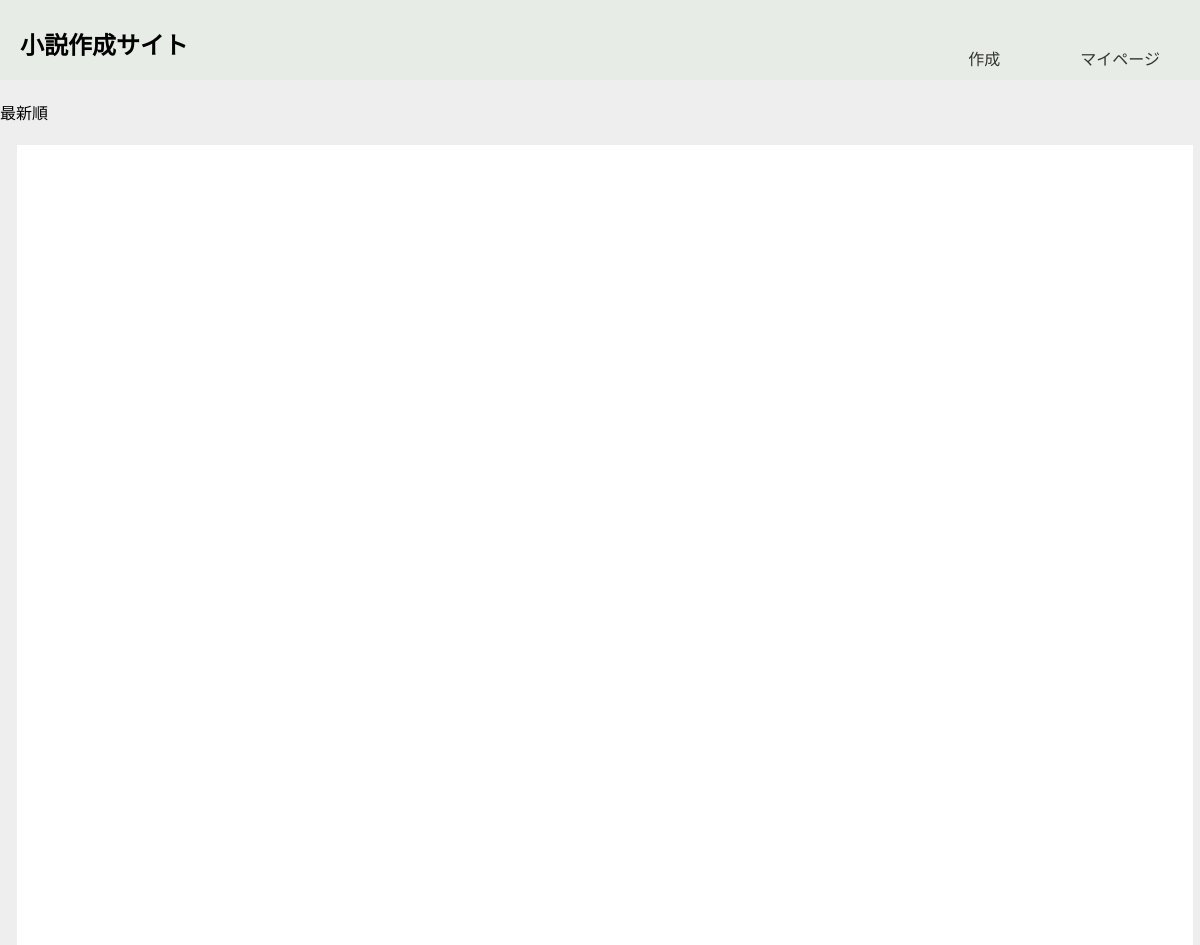
/time_page/, run on an earlier commit of the app's database.
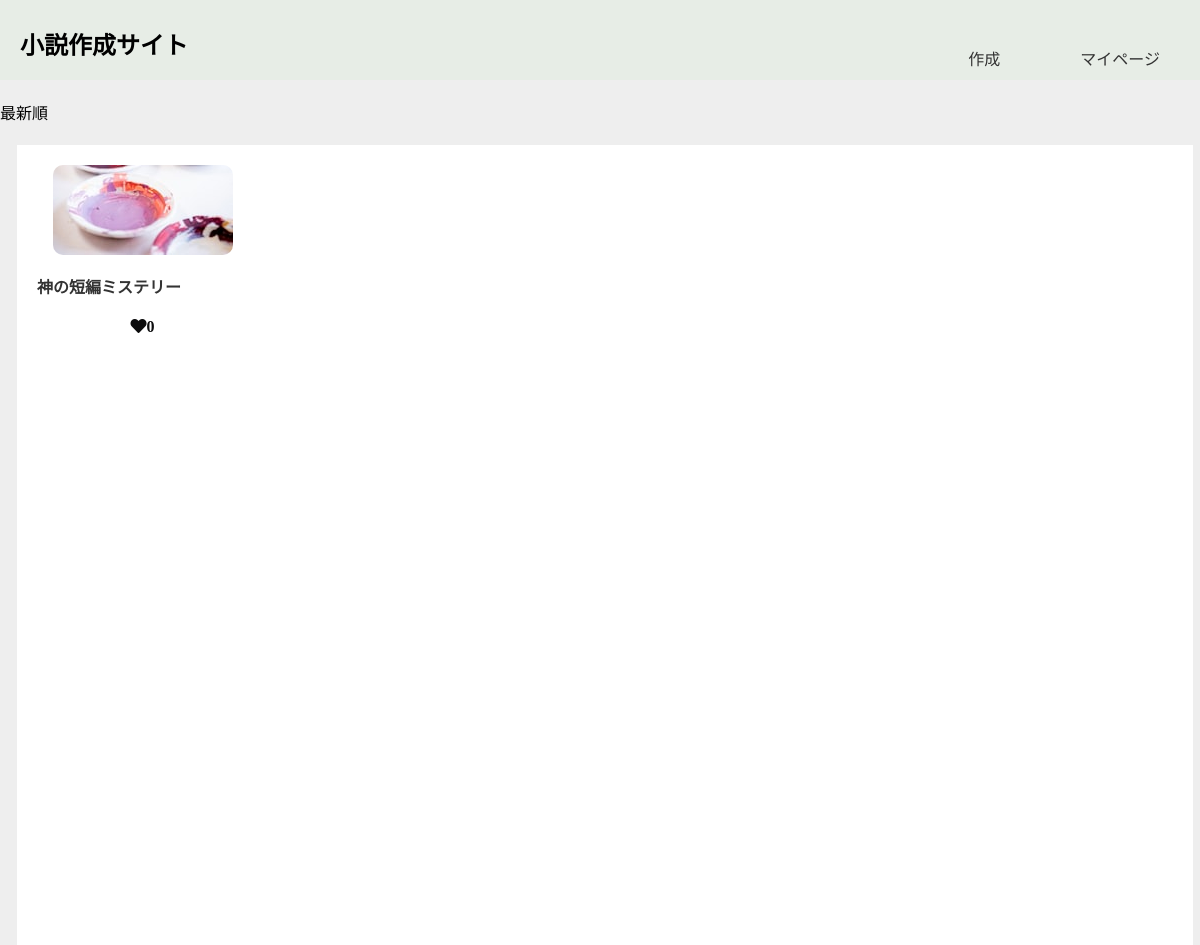
And on a later commit of the database.
### story_app/models.py (models this page shows, shortened)
class Novel(models.Model):
    genre = models.TextField()
    where = models.TextField()
    when = models.TextField()
    content = models.TextField()
    title = models.TextField()
    image = models.ForeignKey(NovelImage, on_delete=models.SET_NULL, null=True, blank=True)
    like = models.IntegerField(default=0)
    created_at = models.DateTimeField(default=timezone.now)  # 生成された時間を記録するフィールド
    embedding_content =models.TextField()

class NovelImage(models.Model):
    image_text = models.CharField(max_length=200)
    image = models.ImageField(upload_to='novel_images/')

### story_app/views.py (the view)
# urls.py: path('time_page/',views.time_page,name='time_page'),
def time_page(request):
    return render(request,'story_app/time_page.html',{'novel_time':Novel.objects.all().order_by('-created_at')})

### story_app/templates/story_app/time_page.html (shortened to what this page needs)
{% load static %}
<!DOCTYPE html>
<html lang="ja">
<head>
    <link rel="stylesheet" href="{% static 'story_app/css/genre_detail.css' %}">
    <link rel="stylesheet" href="https://cdnjs.cloudflare.com/ajax/libs/font-awesome/5.15.3/css/all.min.css">
</head>
<body>
    <header>
        <div class="header">
            <h2 class="logo">小説作成サイト</h2>
            <div class="header-list">
                <ul>
                    <li class="header-list-item"><a href="#">マイページ</a></li>
                    <li class="header-list-item"><a href="{% url 'story_app:create'%}">作成</a></li>
                </ul>
            </div>
        </div>
    </header>
 <div class="main">
     <p>最新順</p>
     <div class="box11">
        <div class="board">
            {% for novel in novel_time  %}
           {% if novel.image %}
           <div class="image">
               <a href="{% url 'story_app:detail' novel.id %}">
                       <img src="{{ novel.image.image.url }}" alt="{{ novel.title }}">
                   </a>
                   {% endif %}
                   <strong>
                       <p class="txt-limit"><a href="{% url 'story_app:detail' novel.id %}">{{ novel.title }}</a></p>
                   </strong>
                   <i class="fas fa-heart">{{ novel.like }}</i>
               </div>
           {% endfor %}
       </div>
        </div>
 </div>
</body>
</html>

### story_app/static/story_app/css/genre_detail.css (style rules this page uses)
body { margin: 0px; position: relative; background-color: white; }
header { position: fixed; top: 0px; left: 0px; width: 100%; height: 80px; background-color: white; z-index: 100; }
.logo { float: left; margin-bottom: 0px; margin-top: 10px; margin-left: 20px; }
.header-list li { list-style: none; float: right; padding: 30px 40px; }
.main { margin-top: 100px; height: 800px; }
.box11 p { font-size:1rem; margin: 15px 0 20px 0px; }
.txt-limit { overflow: hidden; display: -webkit-box; -webkit-box-orient: vertical; -webkit-line-clamp: 1; margin: 0 0 0 20px; text-align: left; }
body { background:#eee; }
ul { list-style:none; }
a { color:#333; text-decoration: none; }
header { position: fixed; top: 0px; left: 0px; width: 100%; height: 80px; background-color: rgba(226,236,225,0.58); z-index: 100; }
.header-list li { list-style: none; float: right; }
.box11 { margin-left: 17px; position: relative; color: #0c0c0d; background: white; box-shadow: 0 3px 5px rgba(0, 0, 0, 0.22); float: left; height: 100%; margin-top: 5px; text-align: center; box-shadow:none; width: 98%; }
.board { padding: 10px; display: flex; flex-wrap: wrap; }
img { border-radius: 10px; margin-left: 0px; }
.image { box-sizing: border-box; width: calc(20% - 20px); margin: 10px; }

What changed in the data, as far as the page shows it:
added Novel: image.image (picture), title "神の短編ミステリー", like "0"
